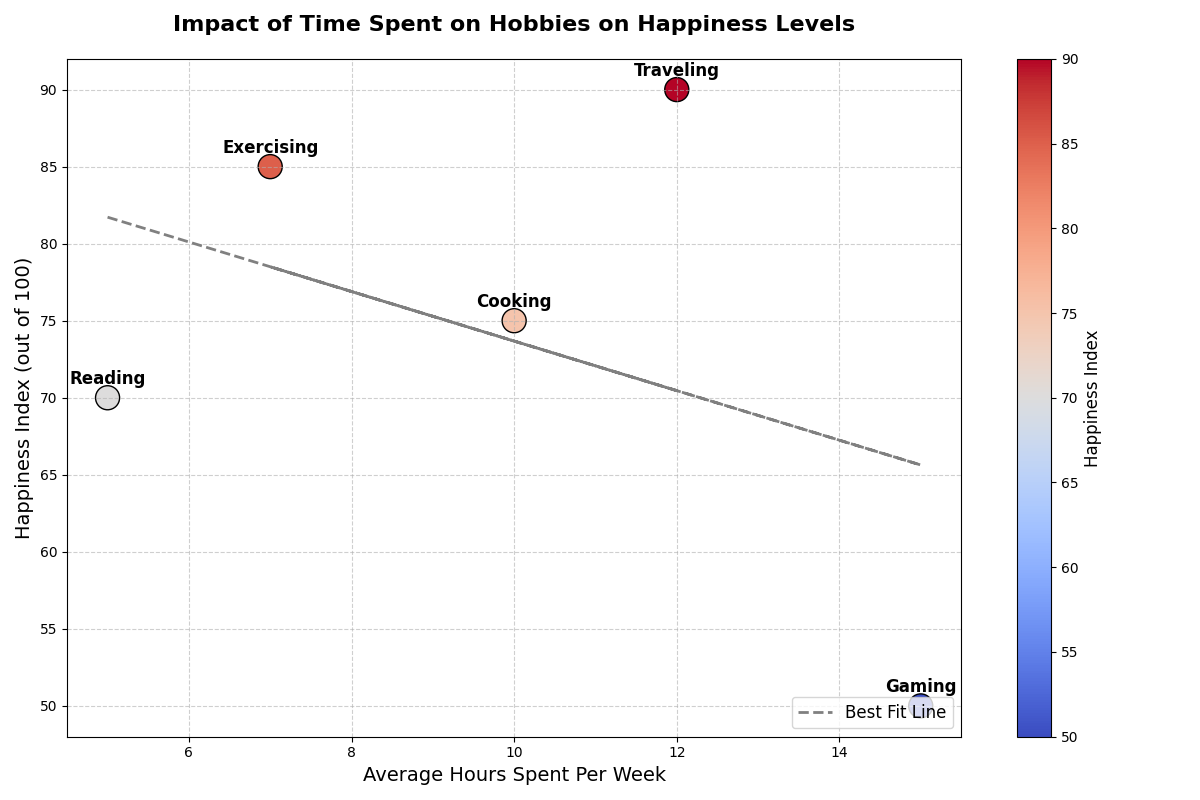

Source code (Python):
import matplotlib.pyplot as plt
import numpy as np

# Backstory:
# An exploration into the relationship between time spent on different hobbies and the happiness levels of participants.

# Data:
hobbies = ['Reading', 'Gaming', 'Exercising', 'Cooking', 'Traveling']
hours_spent = np.array([5, 15, 7, 10, 12])  # Average hours spent per week
happiness_levels = np.array([70, 50, 85, 75, 90])  # Happiness index out of 100

# Create Scatter Plot
fig, ax = plt.subplots(figsize=(12, 8))

# Scatter plot for hours spent and happiness levels
scatter = ax.scatter(hours_spent, happiness_levels, c=happiness_levels, cmap='coolwarm', s=300, edgecolor='k')

# Annotating the points
for i, hobby in enumerate(hobbies):
    ax.annotate(hobby, (hours_spent[i], happiness_levels[i]), textcoords="offset points", xytext=(0,10), ha='center', fontsize=12, fontweight='bold')

# Adding a best fit line
m, b = np.polyfit(hours_spent, happiness_levels, 1)  # Linear fit
ax.plot(hours_spent, m*hours_spent + b, color='gray', linewidth=2, linestyle='--', label='Best Fit Line')

# Title and Labels
ax.set_title('Impact of Time Spent on Hobbies on Happiness Levels', fontsize=16, fontweight='bold', pad=20)
ax.set_xlabel('Average Hours Spent Per Week', fontsize=14)
ax.set_ylabel('Happiness Index (out of 100)', fontsize=14)

# Adding color bar
cbar = plt.colorbar(scatter)
cbar.set_label('Happiness Index', fontsize=12)

# Grid and Legend
ax.grid(True, linestyle='--', alpha=0.6)
ax.legend(loc='lower right', fontsize=12)

# Enhance visibility and prevent overlapping text
plt.tight_layout()

# Show the plot
plt.show()
